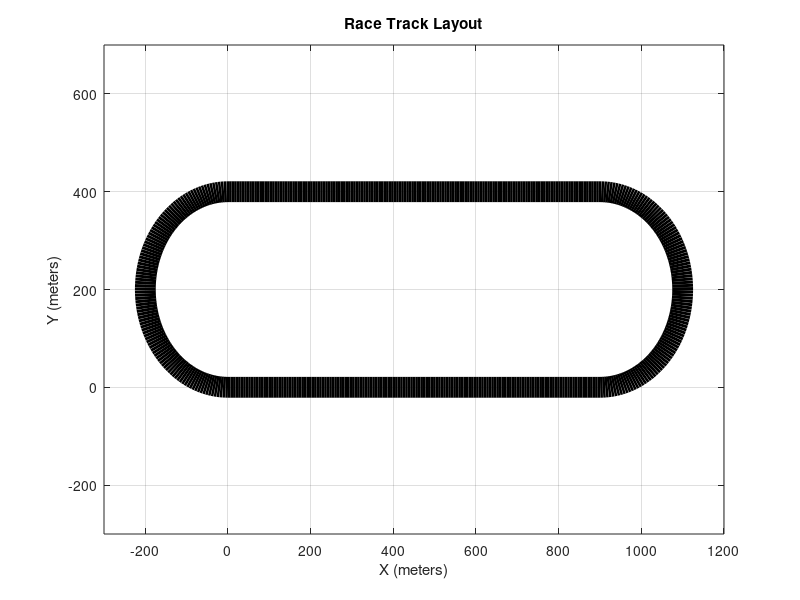

This figure's MATLAB source: (Note: this script raises an error after producing the figure.)
clc; clear; close all;

% Track Parameters
R = 200;       % Radius of curved sections (meters)
L = 900;       % Length of straight sections (meters)
W = 15;        % Width of the track (meters)

total_length = 2*L + 2*pi*R;

s = linspace(0, total_length, 500);  

% Initialize
x = zeros(size(s));
y = zeros(size(s));

s1 = L;              % End of first straight
s2 = L + pi*R;       % End of first curve
s3 = 2*L + pi*R;     % End of second straight
s4 = total_length;   % End of second curve (back to start)

% Compute (x, y) based on s
for i = 1:length(s)
    if s(i) <= s1
        % First straight
        x(i) = s(i);
        y(i) = 0;
    elseif s(i) <= s2
        % First curve
        theta = (s(i) - s1) / R;  % Convert arc length to angle
        x(i) = L + R * cos(theta - pi/2);
        y(i) = R * sin(theta - pi/2) + R;
    elseif s(i) <= s3
        % Second straight
        x(i) = L - (s(i) - s2);
        y(i) = 2*R;
    else
        % Second curve
        theta = (s(i) - s3) / R;  % Convert arc length to angle
        x(i) = R * cos(theta + pi/2);
        y(i) = R * sin(theta + pi/2) + R;
    end
end

figure;
plot(x, y, 'k-', 'LineWidth', W); %matches the width of the track given
hold on;

axis([-300, 1200, -300, 700]); %to see the track better
xlabel('X (meters)');
ylabel('Y (meters)');
title('Race Track Layout');
grid on;
hold off;

l = 25;
w = 15;
trail = animatedline('Color', 'blue', 'LineWidth', 2);


for i = 1:length(s)
    % Define the center of the car; already defined earlier
    xc = x(i);
    yc = y(i);

    car_x = [-l/2, l/2, l/2, -l/2];
    car_y = [-w/2, -w/2, w/2, w/2];
    
    X = [xc + l/2, xc + l/2, xc - l/2, xc - l/2];
    Y = [yc - w/2, yc + w/2, yc + w/2, yc - w/2];

    addpoints(trail, xc, yc);

    % Draw the patch
    car = patch(X, Y, 'red');
    pause(0.001);

    if i < 500
        delete(car);
    end

end

